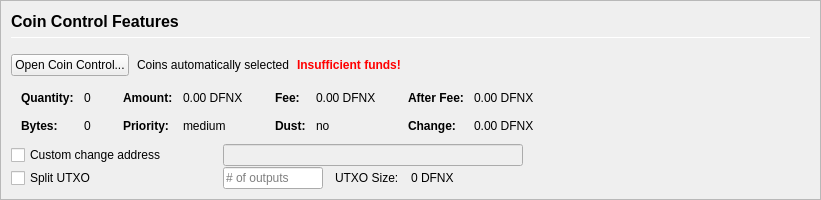
         <widget class="QFrame" name="frameCoinControl">
          <property name="sizePolicy">
           <sizepolicy hsizetype="Expanding" vsizetype="Expanding">
            <horstretch>0</horstretch>
            <verstretch>0</verstretch>
           </sizepolicy>
          </property>
          <property name="maximumSize">
           <size>
            <width>16777215</width>
            <height>16777215</height>
           </size>
          </property>
          <property name="frameShape">
           <enum>QFrame::StyledPanel</enum>
          </property>
          <property name="frameShadow">
           <enum>QFrame::Sunken</enum>
          </property>
          <layout class="QVBoxLayout" name="verticalLayoutCoinControl2">
           <property name="spacing">
            <number>0</number>
           </property>
           <property name="leftMargin">
            <number>0</number>
           </property>
           <property name="topMargin">
            <number>0</number>
           </property>
           <property name="rightMargin">
            <number>0</number>
           </property>
           <property name="bottomMargin">
            <number>0</number>
           </property>
           <item>
            <widget class="QFrame" name="frameCoinControl_BG">
             <layout class="QVBoxLayout" name="verticalLayoutCoinControl" stretch="0,0,0,0,0,0">
              <property name="spacing">
               <number>1</number>
              </property>
              <property name="leftMargin">
               <number>10</number>
              </property>
              <property name="topMargin">
               <number>10</number>
              </property>
              <item>
               <layout class="QHBoxLayout" name="horizontalLayoutCoinControl1">
                <property name="bottomMargin">
                 <number>15</number>
                </property>
                <item>
                 <layout class="QVBoxLayout" name="verticalLayout_3">
                  <property name="spacing">
                   <number>6</number>
                  </property>
                  <item>
                   <widget class="QLabel" name="labelCoinControlFeatures">
                    <property name="sizePolicy">
                     <sizepolicy hsizetype="Preferred" vsizetype="Maximum">
                      <horstretch>0</horstretch>
                      <verstretch>0</verstretch>
                     </sizepolicy>
                    </property>
                    <property name="minimumSize">
                     <size>
                      <width>0</width>
                      <height>20</height>
                     </size>
                    </property>
                    <property name="font">
                     <font>
                      <pointsize>12</pointsize>
                      <weight>75</weight>
                      <bold>true</bold>
                     </font>
                    </property>
                    <property name="styleSheet">
                     <string notr="true">font-weight:bold;</string>
                    </property>
                    <property name="text">
                     <string>Coin Control Features</string>
                    </property>
                   </widget>
                  </item>
                  <item>
                   <widget class="Line" name="line">
                    <property name="minimumSize">
                     <size>
                      <width>0</width>
                      <height>1</height>
                     </size>
                    </property>
                    <property name="maximumSize">
                     <size>
                      <width>16777215</width>
                      <height>1</height>
                     </size>
                    </property>
                    <property name="orientation">
                     <enum>Qt::Horizontal</enum>
                    </property>
                   </widget>
                  </item>
                 </layout>
                </item>
               </layout>
              </item>
              <item>
               <layout class="QHBoxLayout" name="horizontalLayoutCoinControl2" stretch="0,0,0,0">
                <property name="spacing">
                 <number>8</number>
                </property>
                <property name="bottomMargin">
                 <number>10</number>
                </property>
                <item>
                 <widget class="QPushButton" name="pushButtonCoinControl">
                  <property name="styleSheet">
                   <string notr="true"/>
                  </property>
                  <property name="text">
                   <string>Open Coin Control...</string>
                  </property>
                  <property name="autoDefault">
                   <bool>false</bool>
                  </property>
                 </widget>
                </item>
                <item>
                 <widget class="QLabel" name="labelCoinControlAutomaticallySelected">
                  <property name="text">
                   <string>Coins automatically selected</string>
                  </property>
                  <property name="margin">
                   <number>5</number>
                  </property>
                 </widget>
                </item>
                <item>
                 <widget class="QLabel" name="labelCoinControlInsuffFunds">
                  <property name="font">
                   <font>
                    <weight>75</weight>
                    <bold>true</bold>
                   </font>
                  </property>
                  <property name="styleSheet">
                   <string notr="true">color:red;font-weight:bold;</string>
                  </property>
                  <property name="text">
                   <string>Insufficient funds!</string>
                  </property>
                  <property name="margin">
                   <number>5</number>
                  </property>
                 </widget>
                </item>
                <item>
                 <spacer name="horizontalSpacerCoinControl">
                  <property name="orientation">
                   <enum>Qt::Horizontal</enum>
                  </property>
                  <property name="sizeHint" stdset="0">
                   <size>
                    <width>40</width>
                    <height>1</height>
                   </size>
                  </property>
                 </spacer>
                </item>
               </layout>
              </item>
              <item>
               <widget class="QWidget" name="widgetCoinControl" native="true">
                <property name="sizePolicy">
                 <sizepolicy hsizetype="Preferred" vsizetype="Preferred">
                  <horstretch>0</horstretch>
                  <verstretch>0</verstretch>
                 </sizepolicy>
                </property>
                <property name="minimumSize">
                 <size>
                  <width>0</width>
                  <height>0</height>
                 </size>
                </property>
                <property name="styleSheet">
                 <string notr="true"/>
                </property>
                <layout class="QHBoxLayout" name="horizontalLayoutCoinControl5">
                 <property name="leftMargin">
                  <number>0</number>
                 </property>
                 <property name="topMargin">
                  <number>0</number>
                 </property>
                 <property name="rightMargin">
                  <number>0</number>
                 </property>
                 <property name="bottomMargin">
                  <number>0</number>
                 </property>
                 <item>
                  <layout class="QHBoxLayout" name="horizontalLayoutCoinControl3" stretch="0,0,0,1">
                   <property name="spacing">
                    <number>20</number>
                   </property>
                   <property name="topMargin">
                    <number>0</number>
                   </property>
                   <property name="bottomMargin">
                    <number>10</number>
                   </property>
                   <item>
                    <layout class="QFormLayout" name="formLayoutCoinControl1">
                     <property name="horizontalSpacing">
                      <number>10</number>
                     </property>
                     <property name="verticalSpacing">
                      <number>14</number>
                     </property>
                     <property name="leftMargin">
                      <number>10</number>
                     </property>
                     <property name="topMargin">
                      <number>4</number>
                     </property>
                     <property name="rightMargin">
                      <number>6</number>
                     </property>
                     <item row="0" column="0">
                      <widget class="QLabel" name="labelCoinControlQuantityText">
                       <property name="font">
                        <font>
                         <weight>75</weight>
                         <bold>true</bold>
                        </font>
                       </property>
                       <property name="text">
                        <string>Quantity:</string>
                       </property>
                       <property name="margin">
                        <number>0</number>
                       </property>
                      </widget>
                     </item>
                     <item row="0" column="1">
                      <widget class="QLabel" name="labelCoinControlQuantity">
                       <property name="cursor">
                        <cursorShape>IBeamCursor</cursorShape>
                       </property>
                       <property name="contextMenuPolicy">
                        <enum>Qt::ActionsContextMenu</enum>
                       </property>
                       <property name="text">
                        <string notr="true">0</string>
                       </property>
                       <property name="margin">
                        <number>0</number>
                       </property>
                       <property name="textInteractionFlags">
                        <set>Qt::LinksAccessibleByMouse|Qt::TextSelectableByKeyboard|Qt::TextSelectableByMouse</set>
                       </property>
                      </widget>
                     </item>
                     <item row="1" column="0">
                      <widget class="QLabel" name="labelCoinControlBytesText">
                       <property name="font">
                        <font>
                         <weight>75</weight>
                         <bold>true</bold>
                        </font>
                       </property>
                       <property name="text">
                        <string>Bytes:</string>
                       </property>
                      </widget>
                     </item>
                     <item row="1" column="1">
                      <widget class="QLabel" name="labelCoinControlBytes">
                       <property name="cursor">
                        <cursorShape>IBeamCursor</cursorShape>
                       </property>
                       <property name="contextMenuPolicy">
                        <enum>Qt::ActionsContextMenu</enum>
                       </property>
                       <property name="text">
                        <string notr="true">0</string>
                       </property>
                       <property name="textInteractionFlags">
                        <set>Qt::LinksAccessibleByMouse|Qt::TextSelectableByKeyboard|Qt::TextSelectableByMouse</set>
                       </property>
                      </widget>
                     </item>
                    </layout>
                   </item>
                   <item>
                    <layout class="QFormLayout" name="formLayoutCoinControl2">
                     <property name="horizontalSpacing">
                      <number>10</number>
                     </property>
                     <property name="verticalSpacing">
                      <number>14</number>
                     </property>
                     <property name="leftMargin">
                      <number>6</number>
                     </property>
                     <property name="topMargin">
                      <number>4</number>
                     </property>
                     <property name="rightMargin">
                      <number>6</number>
                     </property>
                     <item row="0" column="0">
                      <widget class="QLabel" name="labelCoinControlAmountText">
                       <property name="font">
                        <font>
                         <weight>75</weight>
                         <bold>true</bold>
                        </font>
                       </property>
                       <property name="text">
                        <string>Amount:</string>
                       </property>
                       <property name="margin">
                        <number>0</number>
                       </property>
                      </widget>
                     </item>
                     <item row="0" column="1">
                      <widget class="QLabel" name="labelCoinControlAmount">
                       <property name="cursor">
                        <cursorShape>IBeamCursor</cursorShape>
                       </property>
                       <property name="contextMenuPolicy">
                        <enum>Qt::ActionsContextMenu</enum>
                       </property>
                       <property name="text">
                        <string notr="true">0.00 DFNX</string>
                       </property>
                       <property name="textInteractionFlags">
                        <set>Qt::LinksAccessibleByMouse|Qt::TextSelectableByKeyboard|Qt::TextSelectableByMouse</set>
                       </property>
                      </widget>
                     </item>
                     <item row="1" column="0">
                      <widget class="QLabel" name="labelCoinControlPriorityText">
                       <property name="font">
                        <font>
                         <weight>75</weight>
                         <bold>true</bold>
                        </font>
                       </property>
                       <property name="text">
                        <string>Priority:</string>
                       </property>
                      </widget>
                     </item>
                     <item row="1" column="1">
                      <widget class="QLabel" name="labelCoinControlPriority">
                       <property name="cursor">
                        <cursorShape>IBeamCursor</cursorShape>
                       </property>
                       <property name="contextMenuPolicy">
                        <enum>Qt::ActionsContextMenu</enum>
                       </property>
                       <property name="text">
                        <string>medium</string>
                       </property>
                       <property name="textInteractionFlags">
                        <set>Qt::LinksAccessibleByMouse|Qt::TextSelectableByKeyboard|Qt::TextSelectableByMouse</set>
                       </property>
                      </widget>
                     </item>
                    </layout>
                   </item>
                   <item>
                    <layout class="QFormLayout" name="formLayoutCoinControl3">
                     <property name="horizontalSpacing">
                      <number>10</number>
                     </property>
                     <property name="verticalSpacing">
                      <number>14</number>
                     </property>
                     <property name="leftMargin">
                      <number>6</number>
                     </property>
                     <property name="topMargin">
                      <number>4</number>
                     </property>
                     <property name="rightMargin">
                      <number>6</number>
                     </property>
                     <item row="0" column="0">
                      <widget class="QLabel" name="labelCoinControlFeeText">
                       <property name="font">
                        <font>
                         <weight>75</weight>
                         <bold>true</bold>
                        </font>
                       </property>
                       <property name="text">
                        <string>Fee:</string>
                       </property>
                       <property name="margin">
                        <number>0</number>
                       </property>
                      </widget>
                     </item>
                     <item row="0" column="1">
                      <widget class="QLabel" name="labelCoinControlFee">
                       <property name="cursor">
                        <cursorShape>IBeamCursor</cursorShape>
                       </property>
                       <property name="contextMenuPolicy">
                        <enum>Qt::ActionsContextMenu</enum>
                       </property>
                       <property name="text">
                        <string notr="true">0.00 DFNX</string>
                       </property>
                       <property name="textInteractionFlags">
                        <set>Qt::LinksAccessibleByMouse|Qt::TextSelectableByKeyboard|Qt::TextSelectableByMouse</set>
                       </property>
                      </widget>
                     </item>
                     <item row="1" column="0">
                      <widget class="QLabel" name="labelCoinControlLowOutputText">
                       <property name="font">
                        <font>
                         <weight>75</weight>
                         <bold>true</bold>
                        </font>
                       </property>
                       <property name="text">
                        <string>Dust:</string>
                       </property>
                      </widget>
                     </item>
                     <item row="1" column="1">
                      <widget class="QLabel" name="labelCoinControlLowOutput">
                       <property name="cursor">
                        <cursorShape>IBeamCursor</cursorShape>
                       </property>
                       <property name="contextMenuPolicy">
                        <enum>Qt::ActionsContextMenu</enum>
                       </property>
                       <property name="text">
                        <string>no</string>
                       </property>
                       <property name="textInteractionFlags">
                        <set>Qt::LinksAccessibleByMouse|Qt::TextSelectableByKeyboard|Qt::TextSelectableByMouse</set>
                       </property>
                      </widget>
                     </item>
                    </layout>
                   </item>
                   <item>
                    <layout class="QFormLayout" name="formLayoutCoinControl4">
                     <property name="horizontalSpacing">
                      <number>10</number>
                     </property>
                     <property name="verticalSpacing">
                      <number>14</number>
                     </property>
                     <property name="leftMargin">
                      <number>6</number>
                     </property>
                     <property name="topMargin">
                      <number>4</number>
                     </property>
                     <property name="rightMargin">
                      <number>6</number>
                     </property>
                     <item row="0" column="0">
                      <widget class="QLabel" name="labelCoinControlAfterFeeText">
                       <property name="font">
                        <font>
                         <weight>75</weight>
                         <bold>true</bold>
                        </font>
                       </property>
                       <property name="text">
                        <string>After Fee:</string>
                       </property>
                       <property name="margin">
                        <number>0</number>
                       </property>
                      </widget>
                     </item>
                     <item row="0" column="1">
                      <widget class="QLabel" name="labelCoinControlAfterFee">
                       <property name="cursor">
                        <cursorShape>IBeamCursor</cursorShape>
                       </property>
                       <property name="contextMenuPolicy">
                        <enum>Qt::ActionsContextMenu</enum>
                       </property>
                       <property name="text">
                        <string notr="true">0.00 DFNX</string>
                       </property>
                       <property name="textInteractionFlags">
                        <set>Qt::LinksAccessibleByMouse|Qt::TextSelectableByKeyboard|Qt::TextSelectableByMouse</set>
                       </property>
                      </widget>
                     </item>
                     <item row="1" column="0">
                      <widget class="QLabel" name="labelCoinControlChangeText">
                       <property name="font">
                        <font>
                         <weight>75</weight>
                         <bold>true</bold>
                        </font>
                       </property>
                       <property name="text">
                        <string>Change:</string>
                       </property>
                      </widget>
                     </item>
                     <item row="1" column="1">
                      <widget class="QLabel" name="labelCoinControlChange">
                       <property name="cursor">
                        <cursorShape>IBeamCursor</cursorShape>
                       </property>
                       <property name="contextMenuPolicy">
                        <enum>Qt::ActionsContextMenu</enum>
                       </property>
                       <property name="text">
                        <string notr="true">0.00 DFNX</string>
                       </property>
                       <property name="textInteractionFlags">
                        <set>Qt::LinksAccessibleByMouse|Qt::TextSelectableByKeyboard|Qt::TextSelectableByMouse</set>
                       </property>
                      </widget>
                     </item>
                    </layout>
                   </item>
                  </layout>
                 </item>
                </layout>
               </widget>
              </item>
              <item>
               <layout class="QHBoxLayout" name="horizontalLayoutCoinControl4">
                <property name="spacing">
                 <number>12</number>
                </property>
                <property name="sizeConstraint">
                 <enum>QLayout::SetDefaultConstraint</enum>
                </property>
                <property name="topMargin">
                 <number>0</number>
                </property>
                <property name="rightMargin">
                 <number>0</number>
                </property>
                <item>
                 <widget class="QCheckBox" name="checkBoxCoinControlChange">
                  <property name="sizePolicy">
                   <sizepolicy hsizetype="Preferred" vsizetype="Preferred">
                    <horstretch>0</horstretch>
                    <verstretch>0</verstretch>
                   </sizepolicy>
                  </property>
                  <property name="minimumSize">
                   <size>
                    <width>200</width>
                    <height>0</height>
                   </size>
                  </property>
                  <property name="maximumSize">
                   <size>
                    <width>200</width>
                    <height>16777215</height>
                   </size>
                  </property>
                  <property name="toolTip">
                   <string>If this is activated, but the change address is empty or invalid, change will be sent to a newly generated address.</string>
                  </property>
                  <property name="text">
                   <string>Custom change address</string>
                  </property>
                 </widget>
                </item>
                <item>
                 <widget class="QValidatedLineEdit" name="lineEditCoinControlChange">
                  <property name="enabled">
                   <bool>false</bool>
                  </property>
                  <property name="sizePolicy">
                   <sizepolicy hsizetype="Preferred" vsizetype="Preferred">
                    <horstretch>0</horstretch>
                    <verstretch>0</verstretch>
                   </sizepolicy>
                  </property>
                  <property name="minimumSize">
                   <size>
                    <width>300</width>
                    <height>0</height>
                   </size>
                  </property>
                 </widget>
                </item>
                <item>
                 <widget class="QLabel" name="labelCoinControlChangeLabel">
                  <property name="sizePolicy">
                   <sizepolicy hsizetype="Preferred" vsizetype="Preferred">
                    <horstretch>0</horstretch>
                    <verstretch>0</verstretch>
                   </sizepolicy>
                  </property>
                  <property name="minimumSize">
                   <size>
                    <width>100</width>
                    <height>0</height>
                   </size>
                  </property>
                  <property name="text">
                   <string/>
                  </property>
                  <property name="margin">
                   <number>3</number>
                  </property>
                 </widget>
                </item>
               </layout>
              </item>
              <item>
               <layout class="QHBoxLayout" name="horizontalLayoutCoinControl6">
                <property name="spacing">
                 <number>12</number>
                </property>
                <property name="rightMargin">
                 <number>0</number>
                </property>
                <item>
                 <widget class="QCheckBox" name="splitBlockCheckBox">
                  <property name="sizePolicy">
                   <sizepolicy hsizetype="Preferred" vsizetype="Preferred">
                    <horstretch>0</horstretch>
                    <verstretch>0</verstretch>
                   </sizepolicy>
                  </property>
                  <property name="minimumSize">
                   <size>
                    <width>200</width>
                    <height>0</height>
                   </size>
                  </property>
                  <property name="maximumSize">
                   <size>
                    <width>200</width>
                    <height>16777215</height>
                   </size>
                  </property>
                  <property name="text">
                   <string>Split UTXO</string>
                  </property>
                 </widget>
                </item>
                <item>
                 <widget class="QLineEdit" name="splitBlockLineEdit">
                  <property name="sizePolicy">
                   <sizepolicy hsizetype="Preferred" vsizetype="Preferred">
                    <horstretch>50</horstretch>
                    <verstretch>0</verstretch>
                   </sizepolicy>
                  </property>
                  <property name="minimumSize">
                   <size>
                    <width>100</width>
                    <height>0</height>
                   </size>
                  </property>
                  <property name="maximumSize">
                   <size>
                    <width>100</width>
                    <height>16777215</height>
                   </size>
                  </property>
                  <property name="placeholderText">
                   <string># of outputs</string>
                  </property>
                 </widget>
                </item>
                <item>
                 <widget class="QLabel" name="labelBlockSizeText">
                  <property name="text">
                   <string>UTXO Size:</string>
                  </property>
                 </widget>
                </item>
                <item>
                 <widget class="QLabel" name="labelBlockSize">
                  <property name="text">
                   <string>0 DFNX</string>
                  </property>
                 </widget>
                </item>
                <item>
                 <spacer name="horizontalSpacer_7">
                  <property name="orientation">
                   <enum>Qt::Horizontal</enum>
                  </property>
                  <property name="sizeHint" stdset="0">
                   <size>
                    <width>40</width>
                    <height>20</height>
                   </size>
                  </property>
                 </spacer>
                </item>
               </layout>
              </item>
              <item>
               <spacer name="verticalSpacerCoinControl">
                <property name="orientation">
                 <enum>Qt::Vertical</enum>
                </property>
                <property name="sizeHint" stdset="0">
                 <size>
                  <width>800</width>
                  <height>1</height>
                 </size>
                </property>
               </spacer>
              </item>
             </layout>
            </widget>
           </item>
          </layout>
         </widget>
